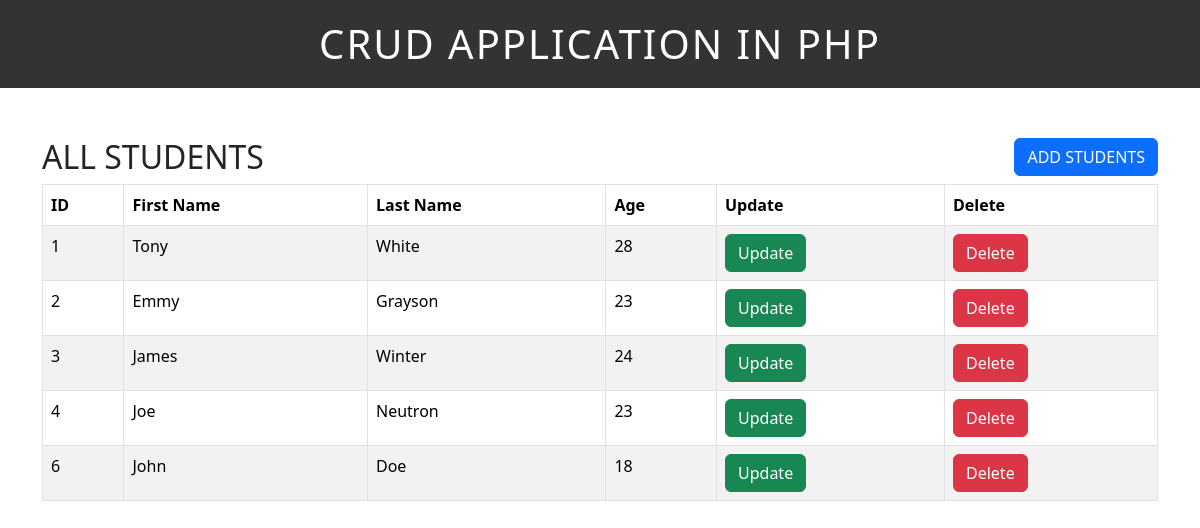
The page /crud_app/index.php on the database its author committed.
### tables this page shows
CREATE TABLE `students` (
  `id` int(11) NOT NULL,
  `firstName` varchar(255) NOT NULL,
  `lastName` varchar(255) NOT NULL,
  `age` int(11) NOT NULL
);

### crud_app/index.php (the view, shortened to what this page needs)
<?php
include('header.php');
include('dbcon.php');
?>
<div class="box1">
  <h2>ALL STUDENTS</h2>
  <button type="button" class="btn btn-primary" data-bs-toggle="modal" data-bs-target="#exampleModal">ADD STUDENTS</button>
</div>
<table class="table table-hover table-bordered table-striped">
  <thead>
    <tr>
      <th>ID</th>
      <th>First Name</th>
      <th>Last Name</th>
      <th>Age</th>
      <th>Update</th>
      <th>Delete</th>
    </tr>
  </thead>
  <tbody>
    <?php
    $query = "SELECT * FROM students";
    $result = mysqli_query($connection, $query);
    if (!$result) {
        die("Query Failed: " . mysqli_error($connection));
    } else {
        while ($row = mysqli_fetch_assoc($result)) {
            echo "<tr>";
            echo "<td>" . $row['id'] . "</td>";
            echo "<td>" . $row['firstName'] . "</td>";
            echo "<td>" . $row['lastName'] . "</td>";
            echo "<td>" . $row['age'] . "</td>";
            echo "<td><a href='update_page_1.php?id=" . $row['id'] . "' class='btn btn-success'>Update</a></td>";
            echo "<td><a href='delete_page.php?id=" . $row['id'] ."' class='btn btn-danger'>Delete</a></td>";
            echo "</tr>";
        }
    }
    ?>
  </tbody>
</table>
<?php
include('footer.php');
?>

### crud_app/header.php (shortened to what this page needs)
<!DOCTYPE html>
<html lang="en">
<head>
    <link rel="stylesheet" type="text/css" href="style.css">
    <link href="https://cdn.jsdelivr.net/npm/bootstrap@5.3.3/dist/css/bootstrap.min.css" rel="stylesheet">
</head>
<body>
    <h1 id="main_title">CRUD APPLICATION IN PHP</h1>
    <div class="container">

### crud_app/footer.php (shortened to what this page needs)
</div>
</body>
</html>

### crud_app/style.css (style rules this page uses)
#main_title { text-align: center; background-color: #333; color: #fff; padding: 20px; letter-spacing: 2px; font-weight: 500; }
.box1 h2 { float: left; }
.box1 button { float: right; }
.container { margin-top: 50px; }

### rows shown on the page
students: id "1", firstName "Tony", lastName "White", age "28"
students: id "2", firstName "Emmy", lastName "Grayson", age "23"
students: id "3", firstName "James", lastName "Winter", age "24"
students: id "4", firstName "Joe", lastName "Neutron", age "23"
students: id "6", firstName "John", lastName "Doe", age "18"
